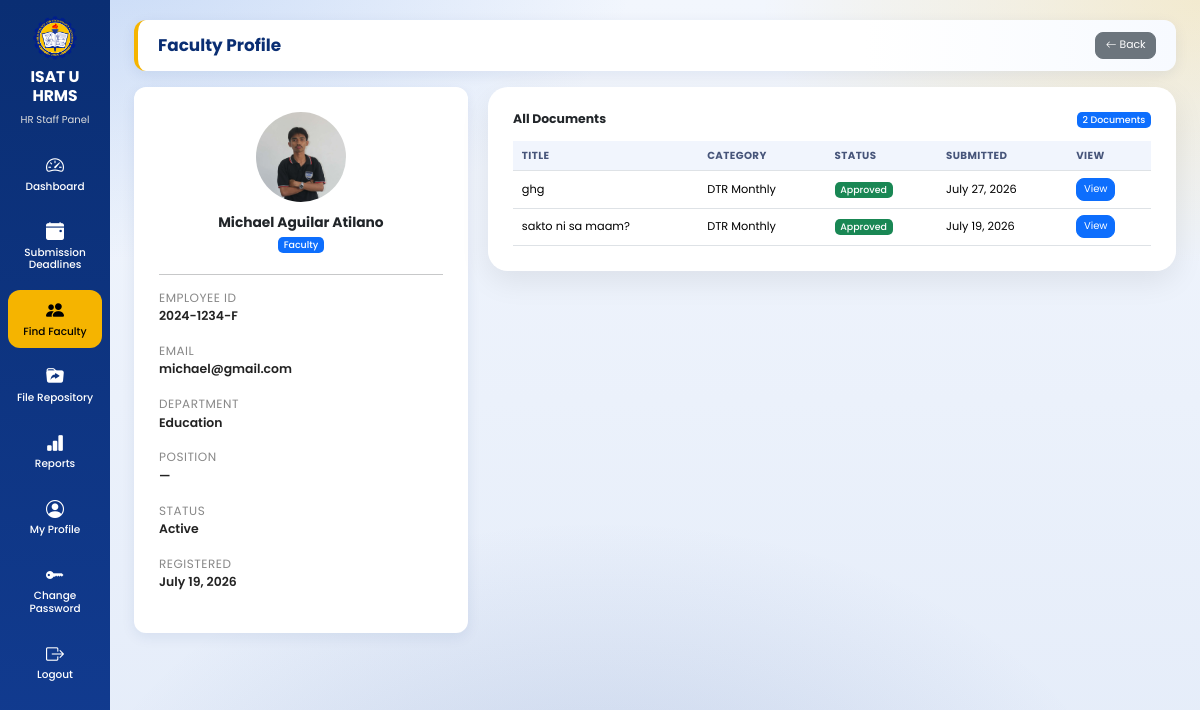
/hr_staff/faculty_profile.php?id=11 (signed in), run on the app's committed database.
### tables this page shows
CREATE TABLE `users` (
  `user_id` int(11) NOT NULL AUTO_INCREMENT,
  `employee_id` varchar(50) DEFAULT NULL,
  `first_name` varchar(100) NOT NULL,
  `middle_name` varchar(100) DEFAULT NULL,
  `last_name` varchar(100) NOT NULL,
  `email` varchar(150) NOT NULL,
  `password` varchar(255) NOT NULL,
  `role` varchar(20) NOT NULL,
  `department` varchar(150) DEFAULT NULL,
  `position_title` varchar(150) DEFAULT NULL,
  `profile_picture` varchar(255) DEFAULT NULL,
  `reset_token` varchar(255) DEFAULT NULL,
  `reset_token_expiry` datetime DEFAULT NULL,
  `status` varchar(20) DEFAULT 'active',
  `created_at` timestamp NOT NULL DEFAULT current_timestamp(),
  PRIMARY KEY (`user_id`)
);

CREATE TABLE `documents` (
  `document_id` int(11) NOT NULL AUTO_INCREMENT,
  `user_id` int(11) NOT NULL,
  `category_id` int(11) NOT NULL,
  `deadline_id` int(11) DEFAULT NULL,
  `document_title` varchar(255) NOT NULL,
  `faculty_comment` text DEFAULT NULL,
  `file_name` varchar(255) NOT NULL,
  `file_path` varchar(500) NOT NULL,
  `file_size` int(11) DEFAULT NULL,
  `remarks` text DEFAULT NULL,
  `status` varchar(50) DEFAULT 'Pending',
  `submitted_at` timestamp NOT NULL DEFAULT current_timestamp(),
  `hr_remarks` text DEFAULT NULL,
  PRIMARY KEY (`document_id`)
);

CREATE TABLE `document_categories` (
  `category_id` int(11) NOT NULL AUTO_INCREMENT,
  `category_name` varchar(255) NOT NULL,
  PRIMARY KEY (`category_id`)
);

### hr_staff/faculty_profile.php (the view, shortened to what this page needs)
<?php
include "../db.php";
$user_id = (int)$_GET['id'];
$user = mysqli_fetch_assoc(mysqli_query($conn, "SELECT * FROM users WHERE user_id = '$user_id'"));
$documents = mysqli_query($conn, "
SELECT d.*, dc.category_name
FROM documents d
LEFT JOIN document_categories dc ON d.category_id = dc.category_id
WHERE d.user_id = '$user_id'
ORDER BY d.submitted_at DESC
");
$total_docs = mysqli_num_rows($documents);
?>
<!DOCTYPE html>
<html lang="en">
<head>
<link href="https://cdn.jsdelivr.net/npm/bootstrap@5.3.3/dist/css/bootstrap.min.css" rel="stylesheet">
<link href="https://cdn.jsdelivr.net/npm/bootstrap-icons@1.11.3/font/bootstrap-icons.css" rel="stylesheet">
<link rel="stylesheet" href="../assets/ui.css">
</head>
<body>
<div class="sidebar">
    <img src="../images/isatu_logo.png">
    <h3>ISAT U HRMS</h3>
    <p>HR Staff Panel</p>
    <a href="dashboard.php"><i class="bi bi-speedometer2"></i> Dashboard</a>
    <a href="deadlines.php"><i class="bi bi-calendar-event-fill"></i> Submission Deadlines</a>
    <a href="find_faculty.php" class="active"><i class="bi bi-people-fill"></i> Find Faculty</a>
<a href="repository.php"><i class="bi bi-folder-symlink-fill"></i> File Repository</a>
    <a href="reports.php"><i class="bi bi-bar-chart-fill"></i> Reports</a>
    <a href="profile.php"><i class="bi bi-person-circle"></i> My Profile</a>
    <a href="change_password.php"><i class="bi bi-key-fill"></i> Change Password</a>
    <a href="../logout.php" onclick="return confirm('Are you sure you want to log out?')"><i class="bi bi-box-arrow-right"></i> Logout</a>
</div>
<div class="main">
<div class="topbar">
    <h2>Faculty Profile</h2>
    <a href="find_faculty.php" class="btn btn-secondary"><i class="bi bi-arrow-left"></i> Back</a>
</div>
<div class="row g-4 align-items-start">
    <div class="col-xl-4 col-lg-5">
        <div class="profile-card h-100">
            <div class="text-center mb-4">
                <?php if (!empty($user['profile_picture']) && file_exists('../uploads/profile_pictures/'.$user['profile_picture'])): ?>
                    <img src="../uploads/profile_pictures/<?php echo htmlspecialchars($user['profile_picture']); ?>"
                         class="mx-auto mb-3" style="width:90px;height:90px;border-radius:50%;object-fit:cover;display:block;">
                <?php else: ?>
                    <div class="avatar mx-auto mb-3">
                        <?php echo strtoupper(substr($user['first_name'],0,1)); ?>
                    </div>
                <?php endif; ?>
                <h4 class="fw-bold mb-1">
                    <?php echo htmlspecialchars($user['first_name'].' '.$user['middle_name'].' '.$user['last_name']); ?>
                </h4>
                <span class="badge bg-primary"><?php echo htmlspecialchars(ucfirst($user['role'])); ?></span>
            </div>
            <hr>
            <div class="profile-grid">
                <div><label>Employee ID</label><p><?php echo htmlspecialchars($user['employee_id']); ?></p></div>
                <div><label>Email</label><p><?php echo htmlspecialchars($user['email']); ?></p></div>
                <div><label>Department</label><p><?php echo htmlspecialchars($user['department']); ?></p></div>
                <div><label>Position</label><p><?php echo htmlspecialchars($user['position_title'] ?: '—'); ?></p></div>
                <div><label>Status</label><p><?php echo htmlspecialchars($user['status']); ?></p></div>
                <div><label>Registered</label><p><?php echo date("F d, Y", strtotime($user['created_at'])); ?></p></div>
            </div>
        </div>
    </div>
    <div class="col-xl-8 col-lg-7">
        <div class="documents-card h-100">
            <div class="d-flex justify-content-between align-items-center mb-3">
                <h5 class="fw-bold mb-0">All Documents</h5>
                <span class="badge bg-primary"><?php echo $total_docs; ?> Documents</span>
            </div>
            <div class="table-responsive">
            <table class="table table-hover align-middle">
                <thead>
                    <tr>
                        <th>Title</th>
                        <th>Category</th>
                        <th>Status</th>
                        <th>Submitted</th>
                        <th>View</th>
                    </tr>
                </thead>
                <tbody>
                <?php if ($total_docs > 0): while ($doc = mysqli_fetch_assoc($documents)):
                    $color = "secondary";
                    if ($doc['status']=="Approved") $color="success";
                    elseif ($doc['status']=="Pending") $color="warning";
                    elseif ($doc['status']=="Rejected") $color="danger";
                    elseif ($doc['status']=="Returned") $color="info";
                ?>
                    <tr>
                        <td><?php echo htmlspecialchars($doc['document_title']); ?></td>
                        <td><?php echo htmlspecialchars($doc['category_name']); ?></td>
                        <td><span class="badge bg-<?php echo $color; ?>"><?php echo htmlspecialchars($doc['status']); ?></span></td>
                        <td><?php echo date("F d, Y", strtotime($doc['submitted_at'])); ?></td>
                        <td>
                            <a href="<?php echo htmlspecialchars($doc['file_path']); ?>" target="_blank" class="btn btn-primary btn-sm">View</a>
                        </td>
                    </tr>
                <?php endwhile; else: ?>
                    <tr><td colspan="5" class="text-center py-5">No documents found.</td></tr>
                <?php endif; ?>
                </tbody>
            </table>
            </div>
        </div>
    </div>
</div>
</div>
</body>
</html>

### assets/ui.css (style rules this page uses)
html { font-size:13.5px !important; }
body { font-size:.92rem; background: radial-gradient(900px 500px at 8% -5%, rgba(91,146,229,.28), transparent 60%), radial-gradient(800px 480px at 100% 0%, rgba(245,180,0,.18), transparent 55%), radial-gradient(900px 600px at 50% 110%, rgba(18,60,146,.16), transparent 60%), linear-gradient(180deg,#f2f6fd 0%,#e4ecf9 100%) !important; background-attachment:fixed !important; }
h2 { font-size:1.3rem !important; }
h3 { font-size:1.15rem !important; }
h4 { font-size:1.02rem !important; }
h5 { font-size:.92rem !important; }
.topbar h2,.page-header h2,.page-header h3 { font-size:1.25rem !important; }
.main { padding:20px 24px !important; }
.topbar { padding:12px 20px !important;border-radius:12px !important;margin-bottom:16px !important; box-shadow:0 4px 14px rgba(10,46,115,.08) !important; border-left:4px solid #F5B400; background:linear-gradient(90deg,#fff 70%,#f7faff) !important; }
.stat-card,.chart-card,.card,.profile-card,.card-box { border-radius:12px !important;box-shadow:0 4px 14px rgba(10,46,115,.08) !important; }
.table { font-size:.84rem;margin-bottom:0; }
.table>:not(caption)>*>* { padding:.5rem .65rem !important; }
.table thead th { font-size:.76rem;text-transform:uppercase;letter-spacing:.4px;color:#47557a;background:#f1f5fd !important; }
.btn { font-size:.8rem;padding:.32rem .7rem;border-radius:8px; }
.btn-sm { font-size:.74rem !important;padding:.22rem .5rem !important; }
.badge { font-size:.7rem;font-weight:500;padding:.35em .6em; }

### hr_staff/faculty_profile.php (style rules this page uses)
* { margin:0;padding:0;box-sizing:border-box;font-family:'Poppins',sans-serif; }
body { background:#eef3fb;overflow-x:hidden; }
.sidebar { position:fixed;top:0;left:0;width:110px;height:100vh;background:linear-gradient(180deg,#0A2E73,#123C92);padding:16px 8px;overflow-y:auto;overflow-x:hidden;z-index:999; }
.sidebar img { width:44px;display:block;margin:auto; }
.sidebar h3 { color:#fff;text-align:center;margin-top:8px;font-weight:700;font-size:12px;line-height:1.2; }
.sidebar p { color:#ddd;text-align:center;margin-bottom:18px;font-size:10px; }
.sidebar a { display:flex;flex-direction:column;align-items:center;justify-content:center;gap:4px;padding:10px 4px;margin-bottom:8px;text-decoration:none;color:#fff;border-radius:12px;transition:.3s;font-weight:500;font-size:10.5px;line-height:1.2;text-align:center;word-break:break-word;white-space:normal; }
.sidebar a i { font-size:18px; }
.sidebar a.active { background:#F5B400;color:#000; }
.main { margin-left:110px;padding:30px; }
.topbar { background:#fff;padding:20px 30px;border-radius:18px;box-shadow:0 8px 20px rgba(0,0,0,.08);display:flex;justify-content:space-between;align-items:center;margin-bottom:25px; }
.topbar h2 { margin:0;font-size:26px;font-weight:700;color:#0A2E73; }
.profile-card,.documents-card { background:#fff;padding:25px;border-radius:20px;box-shadow:0 10px 30px rgba(0,0,0,.08); }
.profile-grid div { margin-bottom:16px; }
.profile-grid label { font-size:12px;color:#888;text-transform:uppercase;letter-spacing:.5px; }
.profile-grid p { font-weight:600;color:#222;margin:0;overflow-wrap:break-word;word-break:break-word; }
.table thead { background:#0A2E73;color:#fff; }

### data on the page
users: profile_picture (picture), first_name+middle_name+last_name "Michael Aguilar Atilano", role "Faculty", employee "2024-1234-F", email "michael@gmail.com", department "Education", position_title "—", status "Active", created_at "July 19, 2026"
documents: document_title "ghg", category.category_name "DTR Monthly", status "Approved", submitted_at "July 27, 2026"
documents: document_title "sakto ni sa maam?", category.category_name "DTR Monthly", status "Approved", submitted_at "July 19, 2026"

### other printed values
$total_docs "2"
